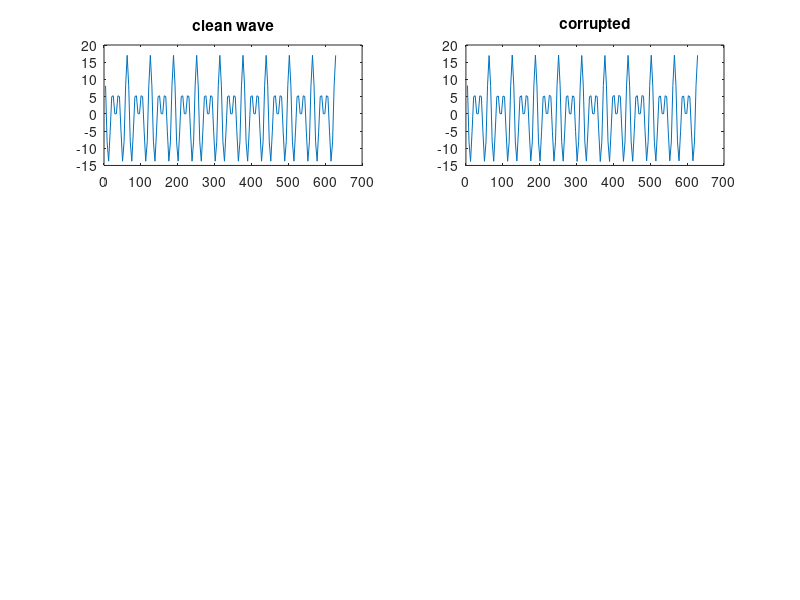

Here is the MATLAB script that generated this plot: (Note: this script raises an error after producing the figure.)
a=8;
b=9;
w1=0.2;
w2=0.3;
w=0.1;
ts=2*pi/(5*w2);  %% sampling rate
ns=5*w2/w; %%no of samples per cycle
x=zeros(1,10*ns);
y=ts*[1:10*ns];
x=a*cos(w1*y)+b*cos(w2*y);
 subplot(3,2,1);
 plot(y,x);
 title('clean wave');
%%--------------------------------------------------<<<q1
sx=numel(x);
sigma=0.2;
xd=x+sigma*(rand(1,sx)-0.5);
subplot(3,2,2);
plot(y,xd);
tf=['corrupted sigma=',num2str(sigma)];
title('corrupted');
%%--------------------------------------------------<<<q2
P=[0.3,0.5,0.7,0.9];
fn=3;
for p=P
    xd1=xd;
    xd1=filter3(xd1,p);
     subplot(3,2,fn);
     plot(y,xd1);
     tf=['filtered p=',num2str(p),' sigma=',num2str(sigma)];
     title(tf);
    fn=fn+1;
end


%%here, as p increases, the graph is getting smoother, the amplitude 
%%is almost same, peak sharpness is decreasing
%%this filter is not as good as f1 and f2
%%--------------------------------------------


